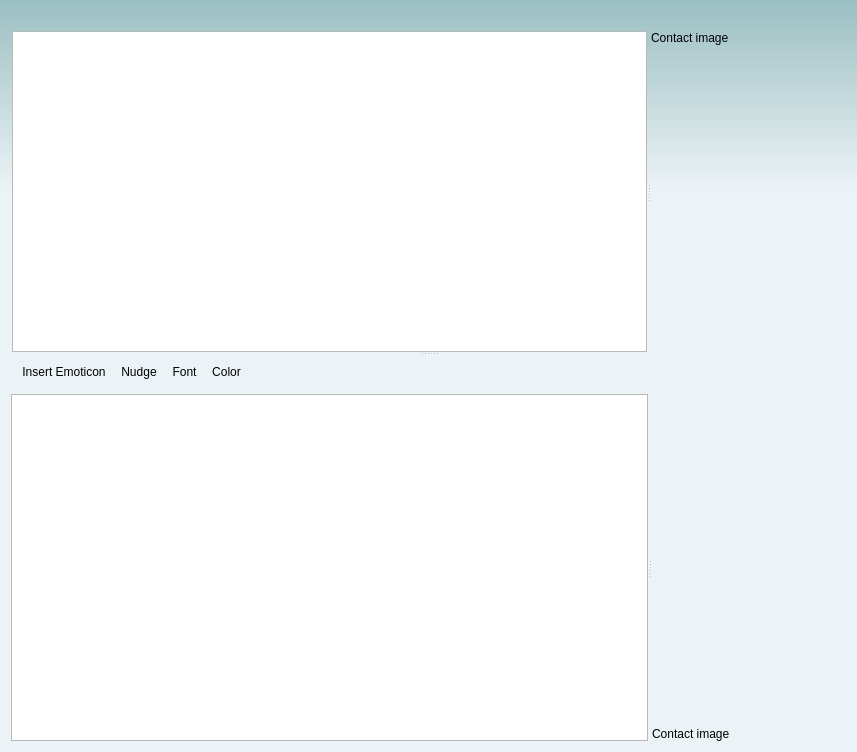
<?xml version="1.0" encoding="UTF-8"?>
<ui version="4.0">
 <class>ChatWindow</class>
 <widget class="QWidget" name="ChatWindow">
  <property name="geometry">
   <rect>
    <x>0</x>
    <y>0</y>
    <width>857</width>
    <height>752</height>
   </rect>
  </property>
  <property name="sizePolicy">
   <sizepolicy hsizetype="Preferred" vsizetype="Preferred">
    <horstretch>0</horstretch>
    <verstretch>0</verstretch>
   </sizepolicy>
  </property>
  <property name="windowTitle">
   <string>Form</string>
  </property>
  <property name="styleSheet">
   <string notr="true">QWidget#ChatWindow {
	background-color: qlineargradient(spread:pad, x1:0, y1:0, x2:0, y2:1, stop:0 rgb(155, 191, 193), stop:0.253333 rgb(236, 243, 246));
}</string>
  </property>
  <layout class="QVBoxLayout" name="verticalLayout_4">
   <item>
    <widget class="QLabel" name="userinfo">
     <property name="text">
      <string/>
     </property>
    </widget>
   </item>
   <item>
    <widget class="QSplitter" name="splitter_3">
     <property name="orientation">
      <enum>Qt::Vertical</enum>
     </property>
     <widget class="QWidget" name="layoutWidget">
      <layout class="QHBoxLayout" name="horizontalLayout">
       <item>
        <spacer name="horizontalSpacer">
         <property name="orientation">
          <enum>Qt::Horizontal</enum>
         </property>
         <property name="sizeType">
          <enum>QSizePolicy::Fixed</enum>
         </property>
         <property name="sizeHint" stdset="0">
          <size>
           <width>1</width>
           <height>20</height>
          </size>
         </property>
        </spacer>
       </item>
       <item>
        <widget class="QSplitter" name="splitter">
         <property name="orientation">
          <enum>Qt::Horizontal</enum>
         </property>
         <widget class="QTextEdit" name="textEdit">
          <property name="styleSheet">
           <string notr="true"/>
          </property>
          <property name="undoRedoEnabled">
           <bool>false</bool>
          </property>
          <property name="textInteractionFlags">
           <set>Qt::LinksAccessibleByMouse|Qt::TextSelectableByMouse</set>
          </property>
         </widget>
         <widget class="QWidget" name="layoutWidget">
          <layout class="QVBoxLayout" name="verticalLayout">
           <item>
            <widget class="QLabel" name="remoteDP">
             <property name="maximumSize">
              <size>
               <width>96</width>
               <height>96</height>
              </size>
             </property>
             <property name="text">
              <string>Contact image</string>
             </property>
            </widget>
           </item>
           <item>
            <spacer name="verticalSpacer">
             <property name="orientation">
              <enum>Qt::Vertical</enum>
             </property>
             <property name="sizeHint" stdset="0">
              <size>
               <width>20</width>
               <height>40</height>
              </size>
             </property>
            </spacer>
           </item>
          </layout>
         </widget>
        </widget>
       </item>
       <item>
        <spacer name="horizontalSpacer_2">
         <property name="orientation">
          <enum>Qt::Horizontal</enum>
         </property>
         <property name="sizeType">
          <enum>QSizePolicy::Fixed</enum>
         </property>
         <property name="sizeHint" stdset="0">
          <size>
           <width>1</width>
           <height>20</height>
          </size>
         </property>
        </spacer>
       </item>
      </layout>
     </widget>
     <widget class="QWidget" name="layoutWidget">
      <layout class="QHBoxLayout" name="horizontalLayout_2">
       <item>
        <spacer name="horizontalSpacer_3">
         <property name="orientation">
          <enum>Qt::Horizontal</enum>
         </property>
         <property name="sizeType">
          <enum>QSizePolicy::Fixed</enum>
         </property>
         <property name="sizeHint" stdset="0">
          <size>
           <width>0</width>
           <height>20</height>
          </size>
         </property>
        </spacer>
       </item>
       <item>
        <layout class="QVBoxLayout" name="verticalLayout_3" stretch="0,0">
         <property name="leftMargin">
          <number>0</number>
         </property>
         <item>
          <widget class="QToolBar" name="toolBar">
           <property name="minimumSize">
            <size>
             <width>0</width>
             <height>32</height>
            </size>
           </property>
           <property name="maximumSize">
            <size>
             <width>16777215</width>
             <height>32</height>
            </size>
           </property>
           <property name="sizeIncrement">
            <size>
             <width>0</width>
             <height>32</height>
            </size>
           </property>
           <property name="baseSize">
            <size>
             <width>0</width>
             <height>32</height>
            </size>
           </property>
           <property name="acceptDrops">
            <bool>true</bool>
           </property>
           <property name="windowTitle">
            <string>Quick Actions</string>
           </property>
           <property name="movable">
            <bool>false</bool>
           </property>
           <addaction name="actionInsert_Emoticon"/>
           <addaction name="actionNudge"/>
           <addaction name="actionFont"/>
           <addaction name="actionColor"/>
          </widget>
         </item>
         <item>
          <widget class="QSplitter" name="splitter_2">
           <property name="orientation">
            <enum>Qt::Horizontal</enum>
           </property>
           <widget class="QTextEdit" name="inputWidget">
            <property name="sizePolicy">
             <sizepolicy hsizetype="Expanding" vsizetype="Expanding">
              <horstretch>0</horstretch>
              <verstretch>0</verstretch>
             </sizepolicy>
            </property>
            <property name="maximumSize">
             <size>
              <width>16777215</width>
              <height>16777215</height>
             </size>
            </property>
            <property name="horizontalScrollBarPolicy">
             <enum>Qt::ScrollBarAlwaysOff</enum>
            </property>
            <property name="lineWrapMode">
             <enum>QTextEdit::WidgetWidth</enum>
            </property>
            <property name="textInteractionFlags">
             <set>Qt::LinksAccessibleByKeyboard|Qt::LinksAccessibleByMouse|Qt::TextBrowserInteraction|Qt::TextEditable|Qt::TextEditorInteraction|Qt::TextSelectableByKeyboard|Qt::TextSelectableByMouse</set>
            </property>
           </widget>
           <widget class="QWidget" name="layoutWidget">
            <layout class="QVBoxLayout" name="verticalLayout_2">
             <item>
              <spacer name="verticalSpacer_2">
               <property name="orientation">
                <enum>Qt::Vertical</enum>
               </property>
               <property name="sizeHint" stdset="0">
                <size>
                 <width>20</width>
                 <height>40</height>
                </size>
               </property>
              </spacer>
             </item>
             <item>
              <widget class="QLabel" name="localDP">
               <property name="maximumSize">
                <size>
                 <width>96</width>
                 <height>96</height>
                </size>
               </property>
               <property name="text">
                <string>Contact image</string>
               </property>
              </widget>
             </item>
            </layout>
           </widget>
          </widget>
         </item>
        </layout>
       </item>
       <item>
        <spacer name="horizontalSpacer_4">
         <property name="orientation">
          <enum>Qt::Horizontal</enum>
         </property>
         <property name="sizeType">
          <enum>QSizePolicy::Fixed</enum>
         </property>
         <property name="sizeHint" stdset="0">
          <size>
           <width>0</width>
           <height>20</height>
          </size>
         </property>
        </spacer>
       </item>
      </layout>
     </widget>
    </widget>
   </item>
  </layout>
  <action name="actionInsert_Emoticon">
   <property name="text">
    <string>Insert Emoticon</string>
   </property>
  </action>
  <action name="actionNudge">
   <property name="text">
    <string>Nudge</string>
   </property>
  </action>
  <action name="actionFont">
   <property name="text">
    <string>Font</string>
   </property>
   <property name="toolTip">
    <string>Choose your font</string>
   </property>
  </action>
  <action name="actionColor">
   <property name="text">
    <string>Color</string>
   </property>
   <property name="toolTip">
    <string>Choose the color you type with</string>
   </property>
  </action>
 </widget>
 <resources/>
 <connections/>
</ui>
